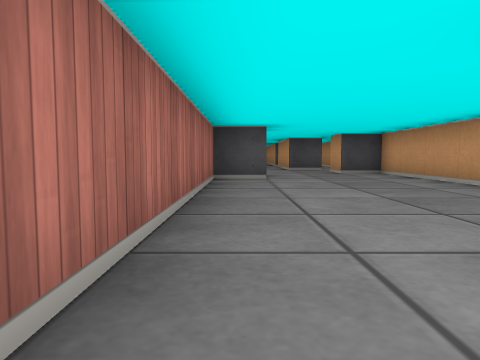
[1] (above)

16 first-person views from a walk through a cub3D maze. The camera is about half as high as the walls, tilts 4° down and sees 70° across. The floor is counted in squares. Each view is taken from the middle of a square. On the plan, view 1 faces up. The plan holds only what a view shows up to about 9 squares ahead; the rest is blank.

[2]
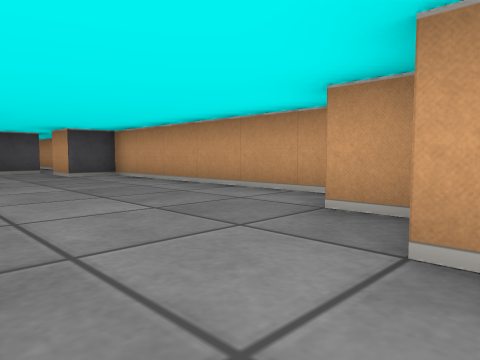

[3]
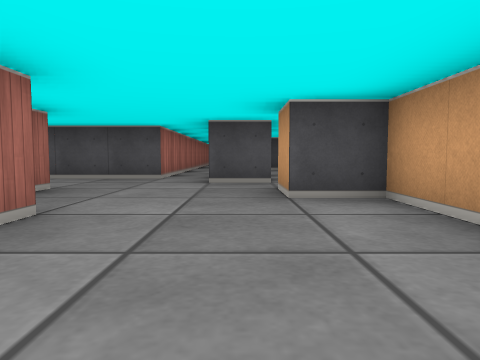

[4]
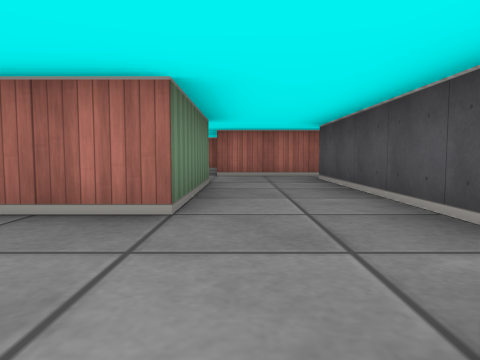

[5]
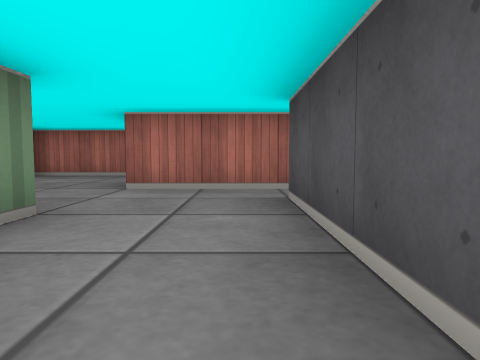

[6]
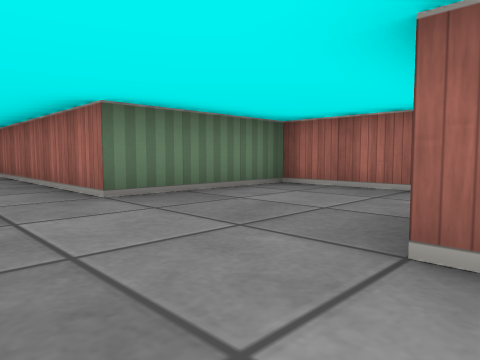

[7]
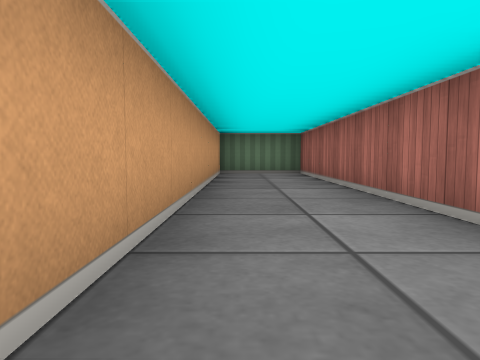

[8]
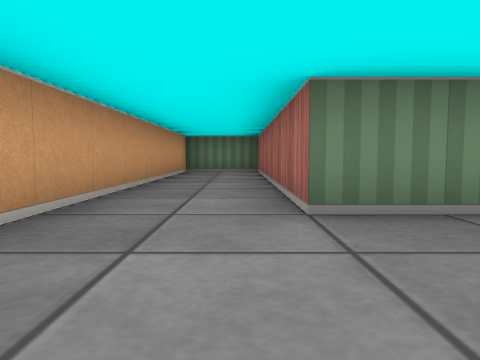

[9]
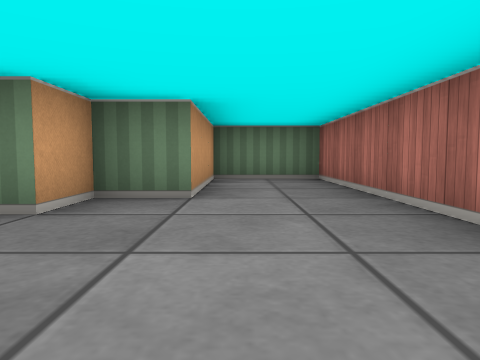

[10]
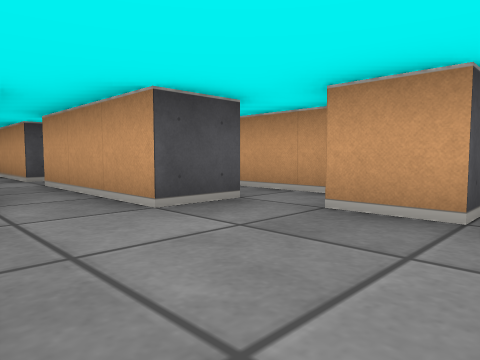

[11]
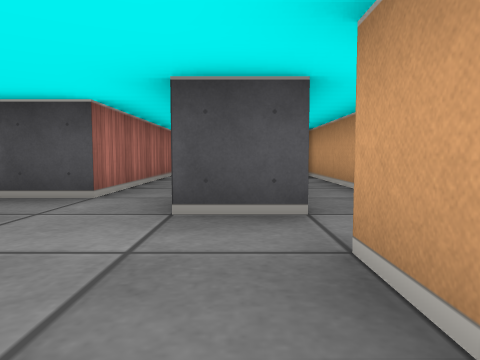

[12]
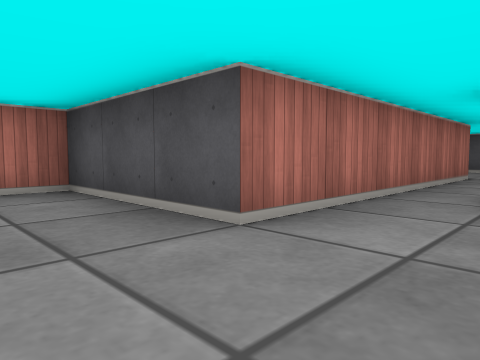

[13]
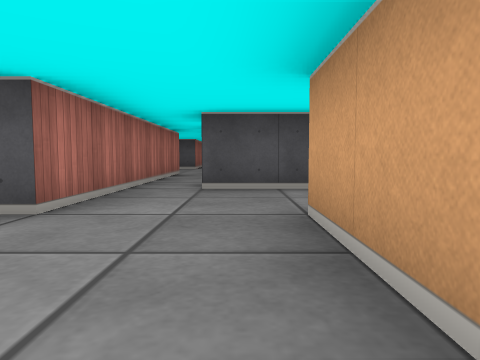

[14]
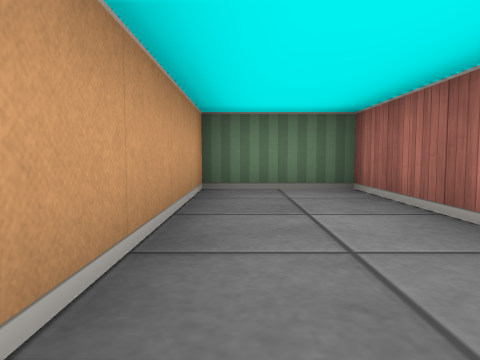

[15]
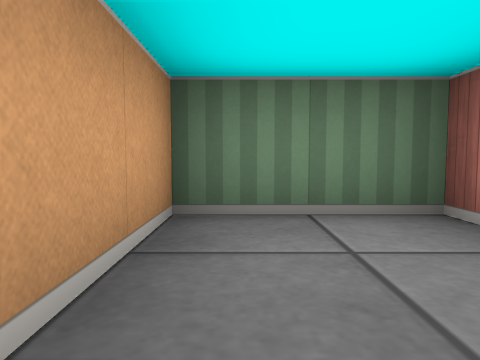

[16]
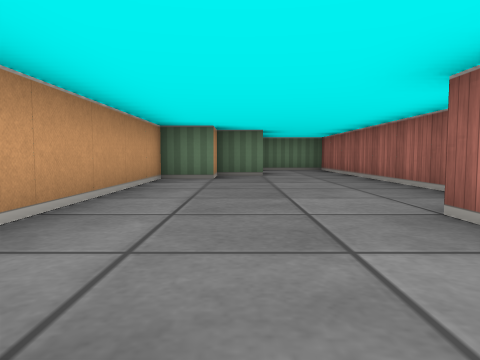

### Floor plan
Points are (right, up) in squares from view 1. A wall is a line through its corners. A room is listed if a view was taken in it or the views show most of it. See-through windows are left out.
Room 1 (views 1, 2, 3, 5, 6, 7, 8, 9, 10, 11, 12, 13, 14, 15, 16)
walls: (0.5, 7.5) (0.5, 6.5) (-0.5, 6.5) (-0.5, -1.5) (1.5, -1.5) (1.5, 1.5) (2.5, 1.5) (2.5, 2.5) (3.5, 2.5) (3.5, 8.5) (2.5, 8.5) (2.5, 9.5); (1.5, 10.5) (1.5, 13.5); (0.5, 13.5) (0.5, 11.5) (-4.5, 11.5); (-5.5, 12.5) (-5.5, 9.5) (-8.5, 9.5) (-8.5, 6.5) (-5.5, 6.5) (-5.5, -0.5) (-3.5, -0.5) (-3.5, 9.5) (-0.5, 9.5) (-0.5, 8.1)
ways out: opening at (2, 10) to room 2; opening at (-5, 12); opening at (1, 12.5)
Room 2 (view 4)
walls: (2.6, 10.5) (1.5, 10.5); (3.5, 10) (3.5, 15.5)
ways out: opening at (2, 10) to room 1; opening at (2, 14)

Where each view was taken, in squares from view 1:
view 1: 0 up, 0 right, facing up
view 2: 1 up, 0 right, facing up-right
view 3: 5 up, 2 right, facing up
view 4: 10 up, 2 right, facing left
view 5: 11 up, 1 left, facing left
view 6: 10 up, 4 left, facing down-left
view 7: 8 up, 4 left, facing down
view 8: 9 up, 5 left, facing down
view 9: 5 up, 1 right, facing down
view 10: 8 up, 0 right, facing up-right
view 11: 8 up, 2 right, facing up
view 12: 8 up, 4 left, facing up-left
view 13: 7 up, 4 left, facing up
view 14: 4 up, 4 left, facing down
view 15: 2 up, 4 left, facing down
view 16: 9 up, 2 right, facing down
